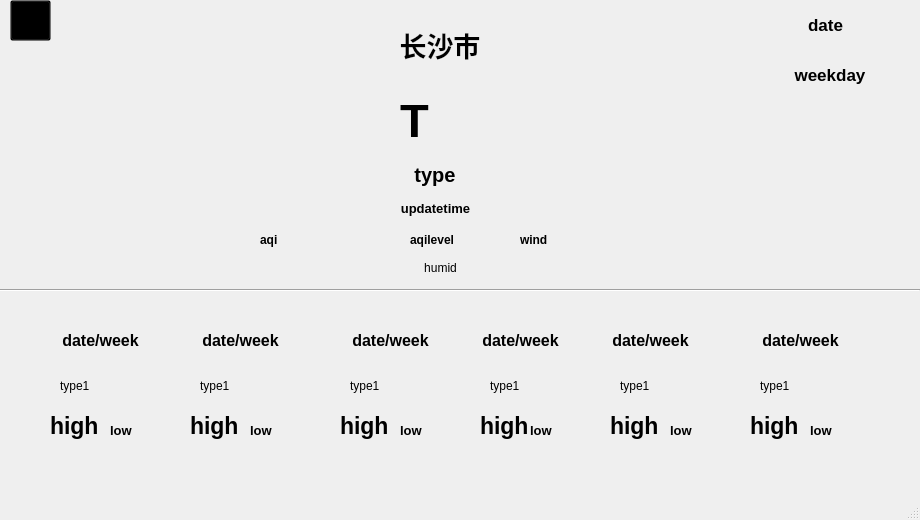
<?xml version="1.0" encoding="UTF-8"?>
<ui version="4.0">
 <class>weatherwindow</class>
 <widget class="QMainWindow" name="weatherwindow">
  <property name="geometry">
   <rect>
    <x>0</x>
    <y>0</y>
    <width>920</width>
    <height>520</height>
   </rect>
  </property>
  <property name="windowTitle">
   <string>MainWindow</string>
  </property>
  <property name="styleSheet">
   <string notr="true">QMainWindow{border-image: url(:/new/prefix1/images/wea1.png);}</string>
  </property>
  <widget class="QWidget" name="centralwidget">
   <widget class="QPushButton" name="back_bt">
    <property name="geometry">
     <rect>
      <x>10</x>
      <y>0</y>
      <width>41</width>
      <height>41</height>
     </rect>
    </property>
    <property name="styleSheet">
     <string notr="true">QPushButton#back_bt
{
background-color: transparent;
	border-image: url(:/new/prefix1/images/quit.png);
}</string>
    </property>
    <property name="text">
     <string/>
    </property>
   </widget>
   <widget class="QLabel" name="low_5">
    <property name="geometry">
     <rect>
      <x>670</x>
      <y>410</y>
      <width>51</width>
      <height>41</height>
     </rect>
    </property>
    <property name="font">
     <font>
      <pointsize>10</pointsize>
      <weight>75</weight>
      <bold>true</bold>
     </font>
    </property>
    <property name="text">
     <string>low</string>
    </property>
   </widget>
   <widget class="QLabel" name="high_4">
    <property name="geometry">
     <rect>
      <x>480</x>
      <y>400</y>
      <width>61</width>
      <height>51</height>
     </rect>
    </property>
    <property name="font">
     <font>
      <pointsize>17</pointsize>
      <weight>75</weight>
      <bold>true</bold>
     </font>
    </property>
    <property name="text">
     <string>high</string>
    </property>
   </widget>
   <widget class="Line" name="line">
    <property name="geometry">
     <rect>
      <x>0</x>
      <y>280</y>
      <width>920</width>
      <height>20</height>
     </rect>
    </property>
    <property name="orientation">
     <enum>Qt::Horizontal</enum>
    </property>
   </widget>
   <widget class="QLabel" name="humid">
    <property name="geometry">
     <rect>
      <x>390</x>
      <y>260</y>
      <width>101</width>
      <height>16</height>
     </rect>
    </property>
    <property name="font">
     <font>
      <pointsize>9</pointsize>
      <weight>50</weight>
      <bold>false</bold>
     </font>
    </property>
    <property name="text">
     <string>humid</string>
    </property>
    <property name="alignment">
     <set>Qt::AlignCenter</set>
    </property>
   </widget>
   <widget class="QLabel" name="type1">
    <property name="geometry">
     <rect>
      <x>60</x>
      <y>360</y>
      <width>51</width>
      <height>51</height>
     </rect>
    </property>
    <property name="text">
     <string>type1</string>
    </property>
    <property name="scaledContents">
     <bool>true</bool>
    </property>
   </widget>
   <widget class="QLabel" name="date_2">
    <property name="geometry">
     <rect>
      <x>710</x>
      <y>0</y>
      <width>231</width>
      <height>50</height>
     </rect>
    </property>
    <property name="font">
     <font>
      <pointsize>13</pointsize>
      <weight>75</weight>
      <bold>true</bold>
     </font>
    </property>
    <property name="text">
     <string>date</string>
    </property>
    <property name="alignment">
     <set>Qt::AlignCenter</set>
    </property>
   </widget>
   <widget class="QLabel" name="aqilevel">
    <property name="geometry">
     <rect>
      <x>410</x>
      <y>230</y>
      <width>131</width>
      <height>20</height>
     </rect>
    </property>
    <property name="font">
     <font>
      <pointsize>9</pointsize>
      <weight>75</weight>
      <bold>true</bold>
     </font>
    </property>
    <property name="text">
     <string>aqilevel</string>
    </property>
   </widget>
   <widget class="QLabel" name="low_2">
    <property name="geometry">
     <rect>
      <x>250</x>
      <y>410</y>
      <width>51</width>
      <height>41</height>
     </rect>
    </property>
    <property name="font">
     <font>
      <pointsize>10</pointsize>
      <weight>75</weight>
      <bold>true</bold>
     </font>
    </property>
    <property name="text">
     <string>low</string>
    </property>
   </widget>
   <widget class="QLabel" name="dateweekday_4">
    <property name="geometry">
     <rect>
      <x>450</x>
      <y>330</y>
      <width>141</width>
      <height>21</height>
     </rect>
    </property>
    <property name="font">
     <font>
      <pointsize>12</pointsize>
      <weight>75</weight>
      <bold>true</bold>
     </font>
    </property>
    <property name="text">
     <string>date/week</string>
    </property>
    <property name="alignment">
     <set>Qt::AlignCenter</set>
    </property>
   </widget>
   <widget class="QLabel" name="high_3">
    <property name="geometry">
     <rect>
      <x>340</x>
      <y>400</y>
      <width>61</width>
      <height>51</height>
     </rect>
    </property>
    <property name="font">
     <font>
      <pointsize>17</pointsize>
      <weight>75</weight>
      <bold>true</bold>
     </font>
    </property>
    <property name="text">
     <string>high</string>
    </property>
   </widget>
   <widget class="QLabel" name="dateweekday">
    <property name="geometry">
     <rect>
      <x>30</x>
      <y>330</y>
      <width>141</width>
      <height>21</height>
     </rect>
    </property>
    <property name="font">
     <font>
      <pointsize>12</pointsize>
      <weight>75</weight>
      <bold>true</bold>
     </font>
    </property>
    <property name="text">
     <string>date/week</string>
    </property>
    <property name="alignment">
     <set>Qt::AlignCenter</set>
    </property>
   </widget>
   <widget class="QLabel" name="low">
    <property name="geometry">
     <rect>
      <x>110</x>
      <y>410</y>
      <width>51</width>
      <height>41</height>
     </rect>
    </property>
    <property name="font">
     <font>
      <pointsize>10</pointsize>
      <weight>75</weight>
      <bold>true</bold>
     </font>
    </property>
    <property name="text">
     <string>low</string>
    </property>
   </widget>
   <widget class="QLabel" name="dateweekday_3">
    <property name="geometry">
     <rect>
      <x>320</x>
      <y>330</y>
      <width>141</width>
      <height>21</height>
     </rect>
    </property>
    <property name="font">
     <font>
      <pointsize>12</pointsize>
      <weight>75</weight>
      <bold>true</bold>
     </font>
    </property>
    <property name="text">
     <string>date/week</string>
    </property>
    <property name="alignment">
     <set>Qt::AlignCenter</set>
    </property>
   </widget>
   <widget class="QLabel" name="low_6">
    <property name="geometry">
     <rect>
      <x>810</x>
      <y>410</y>
      <width>51</width>
      <height>41</height>
     </rect>
    </property>
    <property name="font">
     <font>
      <pointsize>10</pointsize>
      <weight>75</weight>
      <bold>true</bold>
     </font>
    </property>
    <property name="text">
     <string>low</string>
    </property>
   </widget>
   <widget class="QLabel" name="dateweekday_6">
    <property name="geometry">
     <rect>
      <x>730</x>
      <y>330</y>
      <width>141</width>
      <height>21</height>
     </rect>
    </property>
    <property name="font">
     <font>
      <pointsize>12</pointsize>
      <weight>75</weight>
      <bold>true</bold>
     </font>
    </property>
    <property name="text">
     <string>date/week</string>
    </property>
    <property name="alignment">
     <set>Qt::AlignCenter</set>
    </property>
   </widget>
   <widget class="QLabel" name="city">
    <property name="geometry">
     <rect>
      <x>340</x>
      <y>20</y>
      <width>200</width>
      <height>50</height>
     </rect>
    </property>
    <property name="font">
     <font>
      <pointsize>20</pointsize>
      <weight>75</weight>
      <bold>true</bold>
     </font>
    </property>
    <property name="text">
     <string>长沙市</string>
    </property>
    <property name="alignment">
     <set>Qt::AlignCenter</set>
    </property>
   </widget>
   <widget class="QLabel" name="low_4">
    <property name="geometry">
     <rect>
      <x>530</x>
      <y>410</y>
      <width>51</width>
      <height>41</height>
     </rect>
    </property>
    <property name="font">
     <font>
      <pointsize>10</pointsize>
      <weight>75</weight>
      <bold>true</bold>
     </font>
    </property>
    <property name="text">
     <string>low</string>
    </property>
   </widget>
   <widget class="QLabel" name="high">
    <property name="geometry">
     <rect>
      <x>50</x>
      <y>400</y>
      <width>61</width>
      <height>51</height>
     </rect>
    </property>
    <property name="font">
     <font>
      <pointsize>17</pointsize>
      <weight>75</weight>
      <bold>true</bold>
     </font>
    </property>
    <property name="text">
     <string>high</string>
    </property>
   </widget>
   <widget class="QLabel" name="type1_2">
    <property name="geometry">
     <rect>
      <x>200</x>
      <y>360</y>
      <width>51</width>
      <height>51</height>
     </rect>
    </property>
    <property name="text">
     <string>type1</string>
    </property>
    <property name="scaledContents">
     <bool>true</bool>
    </property>
   </widget>
   <widget class="QLabel" name="high_5">
    <property name="geometry">
     <rect>
      <x>610</x>
      <y>400</y>
      <width>61</width>
      <height>51</height>
     </rect>
    </property>
    <property name="font">
     <font>
      <pointsize>17</pointsize>
      <weight>75</weight>
      <bold>true</bold>
     </font>
    </property>
    <property name="text">
     <string>high</string>
    </property>
   </widget>
   <widget class="QLabel" name="type1_5">
    <property name="geometry">
     <rect>
      <x>620</x>
      <y>360</y>
      <width>51</width>
      <height>51</height>
     </rect>
    </property>
    <property name="text">
     <string>type1</string>
    </property>
    <property name="scaledContents">
     <bool>true</bool>
    </property>
   </widget>
   <widget class="QLabel" name="weekday">
    <property name="geometry">
     <rect>
      <x>730</x>
      <y>50</y>
      <width>200</width>
      <height>50</height>
     </rect>
    </property>
    <property name="font">
     <font>
      <pointsize>13</pointsize>
      <weight>75</weight>
      <bold>true</bold>
     </font>
    </property>
    <property name="text">
     <string>weekday</string>
    </property>
    <property name="alignment">
     <set>Qt::AlignCenter</set>
    </property>
   </widget>
   <widget class="QLabel" name="type">
    <property name="geometry">
     <rect>
      <x>410</x>
      <y>150</y>
      <width>50</width>
      <height>50</height>
     </rect>
    </property>
    <property name="font">
     <font>
      <pointsize>15</pointsize>
      <weight>75</weight>
      <bold>true</bold>
     </font>
    </property>
    <property name="text">
     <string>type</string>
    </property>
    <property name="alignment">
     <set>Qt::AlignCenter</set>
    </property>
   </widget>
   <widget class="QLabel" name="type1_4">
    <property name="geometry">
     <rect>
      <x>490</x>
      <y>360</y>
      <width>51</width>
      <height>51</height>
     </rect>
    </property>
    <property name="text">
     <string>type1</string>
    </property>
    <property name="scaledContents">
     <bool>true</bool>
    </property>
   </widget>
   <widget class="QLabel" name="low_3">
    <property name="geometry">
     <rect>
      <x>400</x>
      <y>410</y>
      <width>51</width>
      <height>41</height>
     </rect>
    </property>
    <property name="font">
     <font>
      <pointsize>10</pointsize>
      <weight>75</weight>
      <bold>true</bold>
     </font>
    </property>
    <property name="text">
     <string>low</string>
    </property>
   </widget>
   <widget class="QLabel" name="type1_3">
    <property name="geometry">
     <rect>
      <x>350</x>
      <y>360</y>
      <width>51</width>
      <height>51</height>
     </rect>
    </property>
    <property name="text">
     <string>type1</string>
    </property>
    <property name="scaledContents">
     <bool>true</bool>
    </property>
   </widget>
   <widget class="QLabel" name="centigrade">
    <property name="geometry">
     <rect>
      <x>400</x>
      <y>80</y>
      <width>141</width>
      <height>80</height>
     </rect>
    </property>
    <property name="font">
     <font>
      <pointsize>35</pointsize>
      <weight>75</weight>
      <bold>true</bold>
     </font>
    </property>
    <property name="text">
     <string>T</string>
    </property>
    <property name="alignment">
     <set>Qt::AlignLeading|Qt::AlignLeft|Qt::AlignVCenter</set>
    </property>
   </widget>
   <widget class="QLabel" name="high_6">
    <property name="geometry">
     <rect>
      <x>750</x>
      <y>400</y>
      <width>61</width>
      <height>51</height>
     </rect>
    </property>
    <property name="font">
     <font>
      <pointsize>17</pointsize>
      <weight>75</weight>
      <bold>true</bold>
     </font>
    </property>
    <property name="text">
     <string>high</string>
    </property>
   </widget>
   <widget class="QLabel" name="high_2">
    <property name="geometry">
     <rect>
      <x>190</x>
      <y>400</y>
      <width>61</width>
      <height>51</height>
     </rect>
    </property>
    <property name="font">
     <font>
      <pointsize>17</pointsize>
      <weight>75</weight>
      <bold>true</bold>
     </font>
    </property>
    <property name="text">
     <string>high</string>
    </property>
   </widget>
   <widget class="QLabel" name="dateweekday_5">
    <property name="geometry">
     <rect>
      <x>580</x>
      <y>330</y>
      <width>141</width>
      <height>21</height>
     </rect>
    </property>
    <property name="font">
     <font>
      <pointsize>12</pointsize>
      <weight>75</weight>
      <bold>true</bold>
     </font>
    </property>
    <property name="text">
     <string>date/week</string>
    </property>
    <property name="alignment">
     <set>Qt::AlignCenter</set>
    </property>
   </widget>
   <widget class="QLabel" name="updatetime">
    <property name="geometry">
     <rect>
      <x>340</x>
      <y>200</y>
      <width>191</width>
      <height>16</height>
     </rect>
    </property>
    <property name="font">
     <font>
      <pointsize>10</pointsize>
      <weight>75</weight>
      <bold>true</bold>
     </font>
    </property>
    <property name="text">
     <string>updatetime</string>
    </property>
    <property name="alignment">
     <set>Qt::AlignCenter</set>
    </property>
   </widget>
   <widget class="QLabel" name="dateweekday_2">
    <property name="geometry">
     <rect>
      <x>170</x>
      <y>330</y>
      <width>141</width>
      <height>21</height>
     </rect>
    </property>
    <property name="font">
     <font>
      <pointsize>12</pointsize>
      <weight>75</weight>
      <bold>true</bold>
     </font>
    </property>
    <property name="text">
     <string>date/week</string>
    </property>
    <property name="alignment">
     <set>Qt::AlignCenter</set>
    </property>
   </widget>
   <widget class="QLabel" name="icon">
    <property name="geometry">
     <rect>
      <x>330</x>
      <y>80</y>
      <width>80</width>
      <height>80</height>
     </rect>
    </property>
    <property name="text">
     <string/>
    </property>
    <property name="scaledContents">
     <bool>true</bool>
    </property>
   </widget>
   <widget class="QLabel" name="type1_6">
    <property name="geometry">
     <rect>
      <x>760</x>
      <y>360</y>
      <width>51</width>
      <height>51</height>
     </rect>
    </property>
    <property name="text">
     <string>type1</string>
    </property>
    <property name="scaledContents">
     <bool>true</bool>
    </property>
   </widget>
   <widget class="QLabel" name="aqi">
    <property name="geometry">
     <rect>
      <x>260</x>
      <y>230</y>
      <width>140</width>
      <height>20</height>
     </rect>
    </property>
    <property name="font">
     <font>
      <pointsize>9</pointsize>
      <weight>75</weight>
      <bold>true</bold>
     </font>
    </property>
    <property name="text">
     <string>aqi</string>
    </property>
   </widget>
   <widget class="QLabel" name="wind">
    <property name="geometry">
     <rect>
      <x>520</x>
      <y>230</y>
      <width>141</width>
      <height>20</height>
     </rect>
    </property>
    <property name="font">
     <font>
      <pointsize>9</pointsize>
      <weight>75</weight>
      <bold>true</bold>
     </font>
    </property>
    <property name="text">
     <string>wind</string>
    </property>
   </widget>
  </widget>
  <widget class="QMenuBar" name="menubar">
   <property name="geometry">
    <rect>
     <x>0</x>
     <y>0</y>
     <width>920</width>
     <height>23</height>
    </rect>
   </property>
  </widget>
  <widget class="QStatusBar" name="statusbar"/>
 </widget>
 <resources/>
 <connections/>
</ui>
